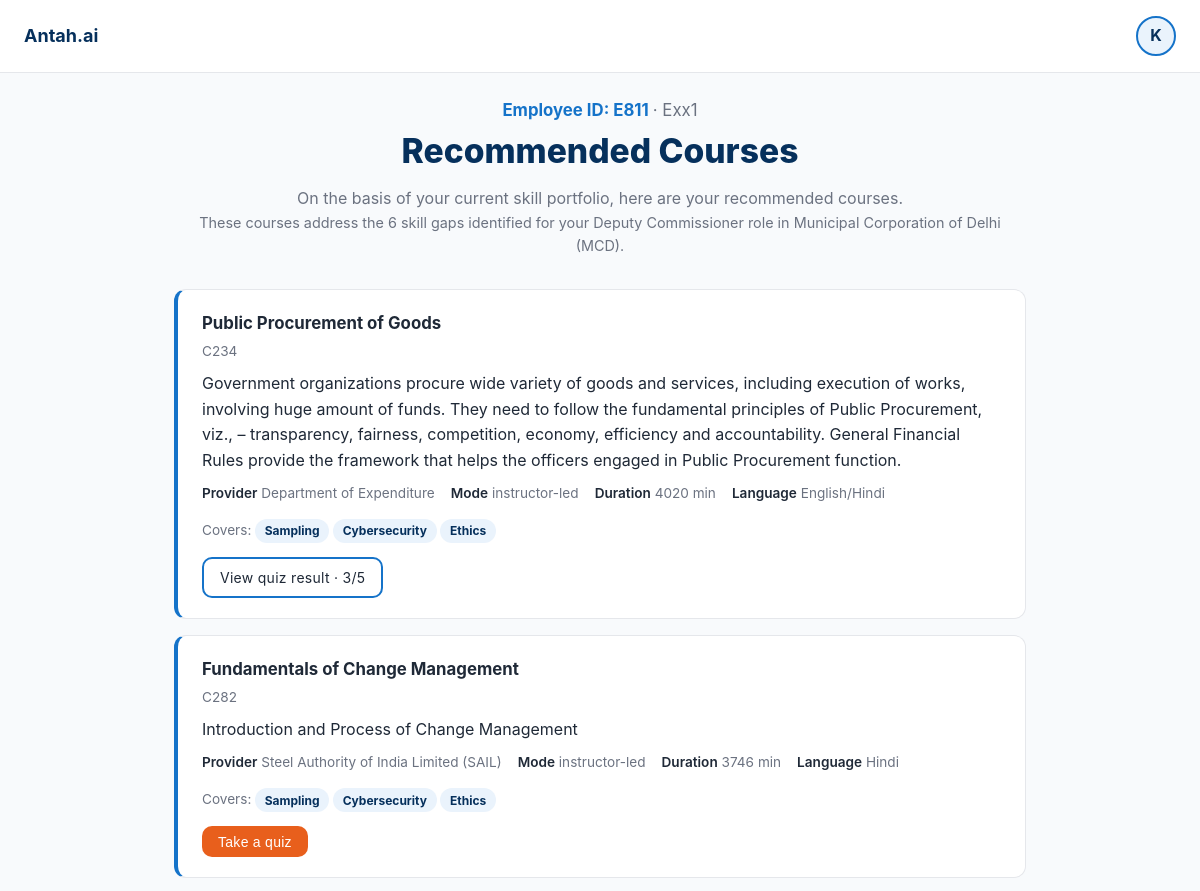
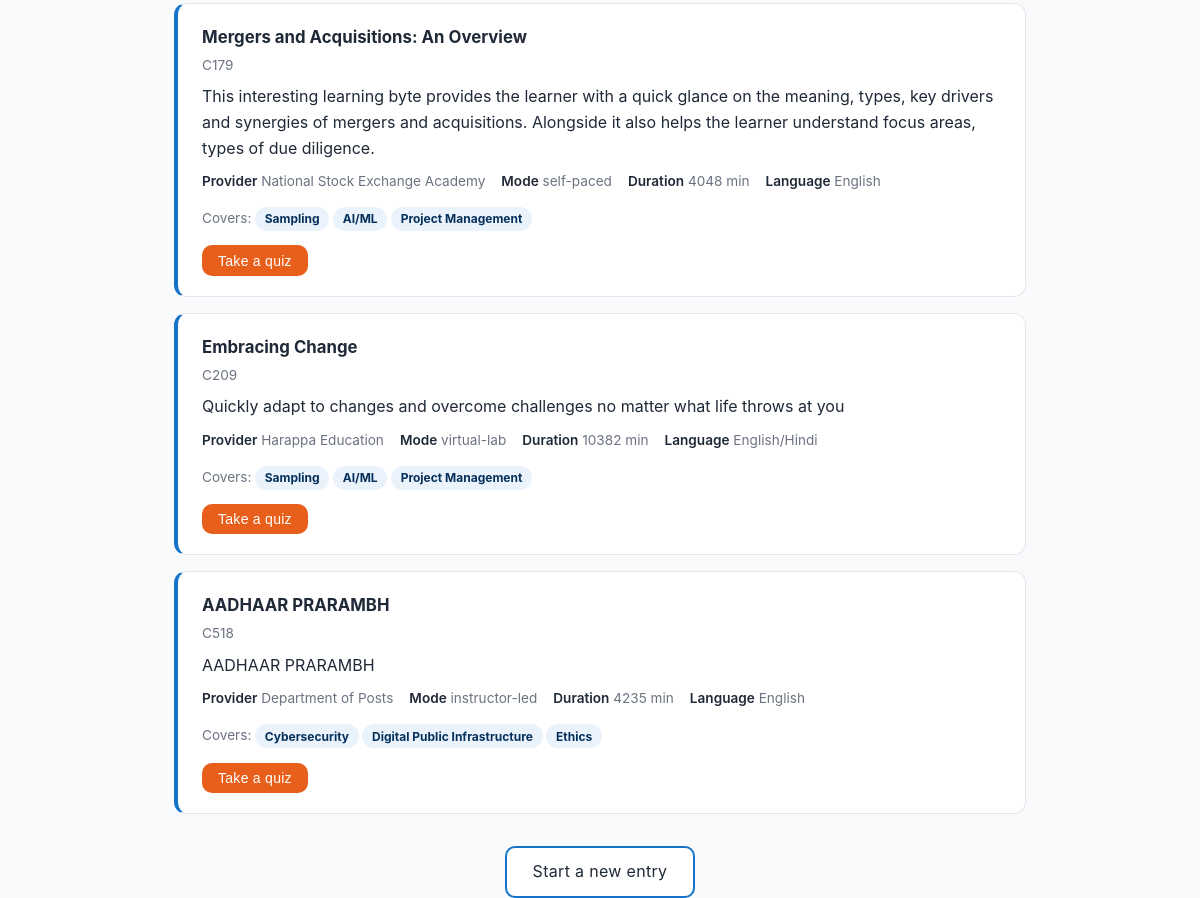
Page /recommendation/results/4 (signed in) on the committed database (2 pictures, top to bottom).
### tables this page shows
CREATE TABLE submissions (
                id INTEGER PRIMARY KEY AUTOINCREMENT,
                user_id INTEGER NOT NULL REFERENCES users(id),
                employee_id TEXT NOT NULL,
                name TEXT NOT NULL,
                role_id TEXT NOT NULL,
                designation TEXT NOT NULL,
                department TEXT NOT NULL,
                current_assignment TEXT,
                educational_qualifications TEXT,
                work_experience_years INTEGER,
                previous_trainings TEXT NOT NULL DEFAULT '[]',
                self_rated_skills TEXT NOT NULL DEFAULT '{}',
                quiz_verified_skills TEXT NOT NULL DEFAULT '{}',
                recommendations TEXT NOT NULL DEFAULT '[]',
                submitted_at TEXT NOT NULL
            );

CREATE TABLE quiz_attempts (
                id INTEGER PRIMARY KEY AUTOINCREMENT,
                user_id INTEGER NOT NULL REFERENCES users(id),
                submission_id INTEGER NOT NULL REFERENCES submissions(id),
                course_id TEXT NOT NULL,
                course_title TEXT NOT NULL,
                source_link TEXT,
                status TEXT NOT NULL DEFAULT 'generating',
                error TEXT,
                quiz TEXT,
                answers TEXT,
                score INTEGER,
                total INTEGER,
                accuracy REAL,
                created_at TEXT NOT NULL,
                finished_at TEXT
            );

### app.py (the view)
@app.route("/recommendation/results/<int:submission_id>")
@login_required
def submission_results(submission_id: int):
    submission = _owned_submission(submission_id)
    courses = _course_rows(submission)
    lead, sub = _recommendation_summary(submission)
    return render_template(
        "results.html",
        submission=submission,
        courses=courses,
        lead=lead,
        sub=sub,
    )

### app.py (called while the page is built)
@app.context_processor
def inject_user() -> dict:
    return {"current_user": session.get("username", "")}

def login_required(view):
    @wraps(view)
    def wrapped(*args, **kwargs):
        if "user_id" not in session:
            return redirect(url_for("login"))
        return view(*args, **kwargs)
    return wrapped

def _require_user() -> int:
    return int(session.get("user_id", 0))

def _owned_submission(submission_id: int) -> dict:
    submission = db.get_submission(submission_id)
    if not submission or submission["user_id"] != _require_user():
        abort(404)
    return submission

def _course_rows(submission: dict) -> list[dict]:
    attempts_by_course: dict[str, list[dict]] = {}
    for attempt in db.list_attempts_for_submission(submission["id"]):
        attempts_by_course.setdefault(attempt["course_id"], []).append(attempt)
    rows = []
    for rec in submission.get("recommendations") or []:
        attempts = attempts_by_course.get(rec.get("course_id")) or []
        rows.append({"course": rec, "latest_attempt": attempts[-1] if attempts else None})
    return rows

def _recommendation_summary(submission: dict) -> tuple[str, str]:
    recs = submission.get("recommendations") or []
    lead = RESULTS_LEAD
    if not recs:
        return lead, "No matching courses were found for this profile."
    addressed = {s for rec in recs for s in (rec.get("matched_skills") or [])}
    n = len(addressed)
    designation = submission.get("designation") or "your role"
    department = submission.get("department") or "your department"
    noun = "skill gap" if n == 1 else "skill gaps"
    sub = (
        f"These courses address the {n} {noun} identified for your "
        f"{designation} role in {department}."
    )
    return lead, sub

### db.py (called while the page is built)
def connect() -> sqlite3.Connection:
    conn = sqlite3.connect(DB_PATH)
    conn.row_factory = sqlite3.Row
    conn.execute("PRAGMA foreign_keys = ON")
    return conn

def _submission_row(row: sqlite3.Row) -> dict:
    s = dict(row)
    for col in ("previous_trainings", "self_rated_skills",
                "quiz_verified_skills", "recommendations"):
        try:
            s[col] = json.loads(s[col] or "null") or ([] if col.endswith("s") or col == "recommendations" else {})
        except json.JSONDecodeError:
            s[col] = {} if "skills" in col else []
    return s

### templates/results.html (shortened to what this page needs)
{% extends 'base.html' %}
{% block content %}
<div class="center mt-3 mb-1">
  <div class="employee-id" style="color: var(--brand); font-weight: 700; font-size: 1.05rem;">
    Employee ID: <b>{{ submission.employee_id }}</b>
    {% if submission.name %}<span class="subtle" style="font-weight:400;"> · {{ submission.name }}</span>{% endif %}
  </div>
  <div class="hero-title" style="font-size: clamp(1.5rem,4vw,2.1rem);">Recommended Courses</div>
</div>
<p class="subtle center" style="max-width: 640px; margin: .4rem auto 0;">{{ lead }}</p>
<p class="center" style="font-size: .9rem; color: var(--ink-dim); margin-bottom: 2rem;">{{ sub }}</p>
{% for item in courses %}
  {% set rec = item.course %}
  <div class="course-card">
    <h3>{{ rec.course_title }}</h3>
    <div class="subtle" style="font-size:.85rem;">{{ rec.course_id }}</div>
    {% if rec.description %}<p class="mt-1">{{ rec.description }}</p>{% endif %}
    <div class="course-meta">
      {% if rec.provider %}<span><b>Provider</b> {{ rec.provider }}</span>{% endif %}
      {% if rec.mode %}<span><b>Mode</b> {{ rec.mode }}</span>{% endif %}
      {% if rec.duration_minutes %}<span><b>Duration</b> {{ rec.duration_minutes }} min</span>{% endif %}
      {% if rec.language %}<span><b>Language</b> {{ rec.language }}</span>{% endif %}
    </div>
    {% if rec.matched_skill_names %}
    <div style="font-size:.85rem; color: var(--ink-dim); margin-bottom:.9rem;">
      Covers: {% for name in rec.matched_skill_names %}<span class="pill unverified">{{ name }}</span> {% endfor %}
    </div>
    {% endif %}
    <div class="quiz-link">
      {% set a = item.latest_attempt %}
      {% if a and a.status == 'graded' %}
        <a class="btn btn-outline btn-sm" href="{{ url_for('quiz_results', attempt_id=a.id) }}">View quiz result
          {% if a.score is not none %}· {{ a.score }}/{{ a.total }}{% endif %}
        </a>
      {% elif a %}
        <a class="btn btn-primary btn-sm" href="{{ url_for('quiz_attempt', attempt_id=a.id) }}">Continue quiz</a>
        <span class="hint">already started</span>
      {% else %}
        <form method="post" action="{{ url_for('quiz_start') }}" style="display:inline;">
          <button type="submit" class="btn btn-primary btn-sm">Take a quiz</button>
        </form>
      {% endif %}
    </div>
  </div>
{% else %}
  <p class="muted-empty">No courses were recommended for this profile.</p>
{% endfor %}
<div class="center mt-4 mb-4">
  <a class="btn btn-outline" href="{{ url_for('recommendation') }}">Start a new entry</a>
</div>
{% endblock %}

### static/css/style.css (style rules this page uses)
:root { --ground: #F8FAFC; --ink: #1F2937; --ink-dim: #6B7280; --border: #E5E7EB; --card: #FFFFFF; --brand: #1573C9; --brand-deep: #06305C; --accent: #E85F1C; --accent-hover: #F2751F; --success: #15803D; --warning: #D97706; --danger: #C0392B; --red-50: #FDECEC; --blue-50: #EAF3FC; --radius: 12px; }
* { margin: 0; padding: 0; box-sizing: border-box; }
body { background: var(--ground); color: var(--ink); font: 400 16px/1.6 -apple-system, BlinkMacSystemFont, "Segoe UI", Roboto, sans-serif; -webkit-font-smoothing: antialiased; min-height: 100vh; }
a { color: var(--brand); text-decoration: none; }
.btn { display: inline-block; padding: .7rem 1.6rem; border: none; cursor: pointer; font: 600 .95rem/1 inherit; letter-spacing: .02em; text-transform: none; border-radius: 10px; transition: background .15s ease, transform .05s ease; text-decoration: none; }
.btn-primary { background: var(--accent); color: #fff; }
.btn-outline { background: #fff; color: var(--ink); border: 2px solid var(--brand); }
.btn-sm { padding: .45rem 1rem; font-size: .875rem; }
.hero-title { font-size: clamp(1.75rem, 5vw, 2.75rem); font-weight: 800; color: var(--brand-deep); }
.subtle { color: var(--ink-dim); }
.center { text-align: center; }
.mt-1 { margin-top: .5rem; }
.mt-3 { margin-top: 1.5rem; }
.mt-4 { margin-top: 2rem; }
.mb-1 { margin-bottom: .5rem; }
.course-card { background: #fff; border: 1px solid var(--border); border-left: 4px solid var(--brand); border-radius: var(--radius); padding: 1.25rem 1.5rem; margin-bottom: 1rem; }
.course-card h3 { font-size: 1.05rem; margin-bottom: .25rem; }
.course-meta { display: flex; flex-wrap: wrap; gap: 1rem; font-size: .85rem; color: var(--ink-dim); margin: .6rem 0 .9rem; }
.course-meta span b { color: var(--ink); font-weight: 600; }
.quiz-link { margin-top: .4rem; }
.pill { display: inline-block; padding: .15rem .6rem; border-radius: 999px; font-size: .75rem; font-weight: 700; }
.pill.unverified { background: var(--blue-50); color: var(--brand-deep); }

### rows in the picture
submissions: employee_id "E811", name "Exx1"
quiz_attempts: course_title "Public Procurement of Goods", course_id "C234", description "Government organizations procure wide variety of goods and services, including execution of works, involving huge amount of funds. They need to follow the fundamental principles of Public Procurement, viz., – transparency, fairness, competition, economy, efficiency and accountability. General Financial Rules provide the framework that helps the officers engaged in Public Procurement function.", provider "Department of Expenditure", mode "instructor-led", duration_minutes "4020", language "English/Hindi", matched_skill_names "Sampling" "Cybersecurity" "Ethics", score "3", total "5"

### other values in the picture
{{ current_user[0]|upper }} "K"
{{ lead }} "On the basis of your current skill portfolio, here are your recommended courses."
{{ sub }} "These courses address the 6 skill gaps identified for your Deputy Commissioner role in Municipal Corporation of Delhi (MCD)."
{{ rec.course_title }} "Fundamentals of Change Management" "Mergers and Acquisitions: An Overview" "Embracing Change" "AADHAAR PRARAMBH"
{{ rec.course_id }} "C282" "C179" "C209" "C518"
{{ rec.description }} "Introduction and Process of Change Management" "Quickly adapt to changes and overcome challenges no matter what life throws at you" "AADHAAR PRARAMBH"
{{ rec.provider }} "Steel Authority of India Limited (SAIL)" "National Stock Exchange Academy" "Harappa Education" "Department of Posts"
{{ rec.mode }} "instructor-led" "self-paced" "virtual-lab" "instructor-led"
{{ rec.duration_minutes }} "3746" "4048" "10382" "4235"
{{ rec.language }} "Hindi" "English" "English/Hindi" "English"
{{ name }} "Sampling" "Cybersecurity" "Ethics" "Sampling" "AI/ML" "Project Management" "Sampling" "AI/ML" "Project Management" "Cybersecurity" "Digital Public Infrastructure" "Ethics"
